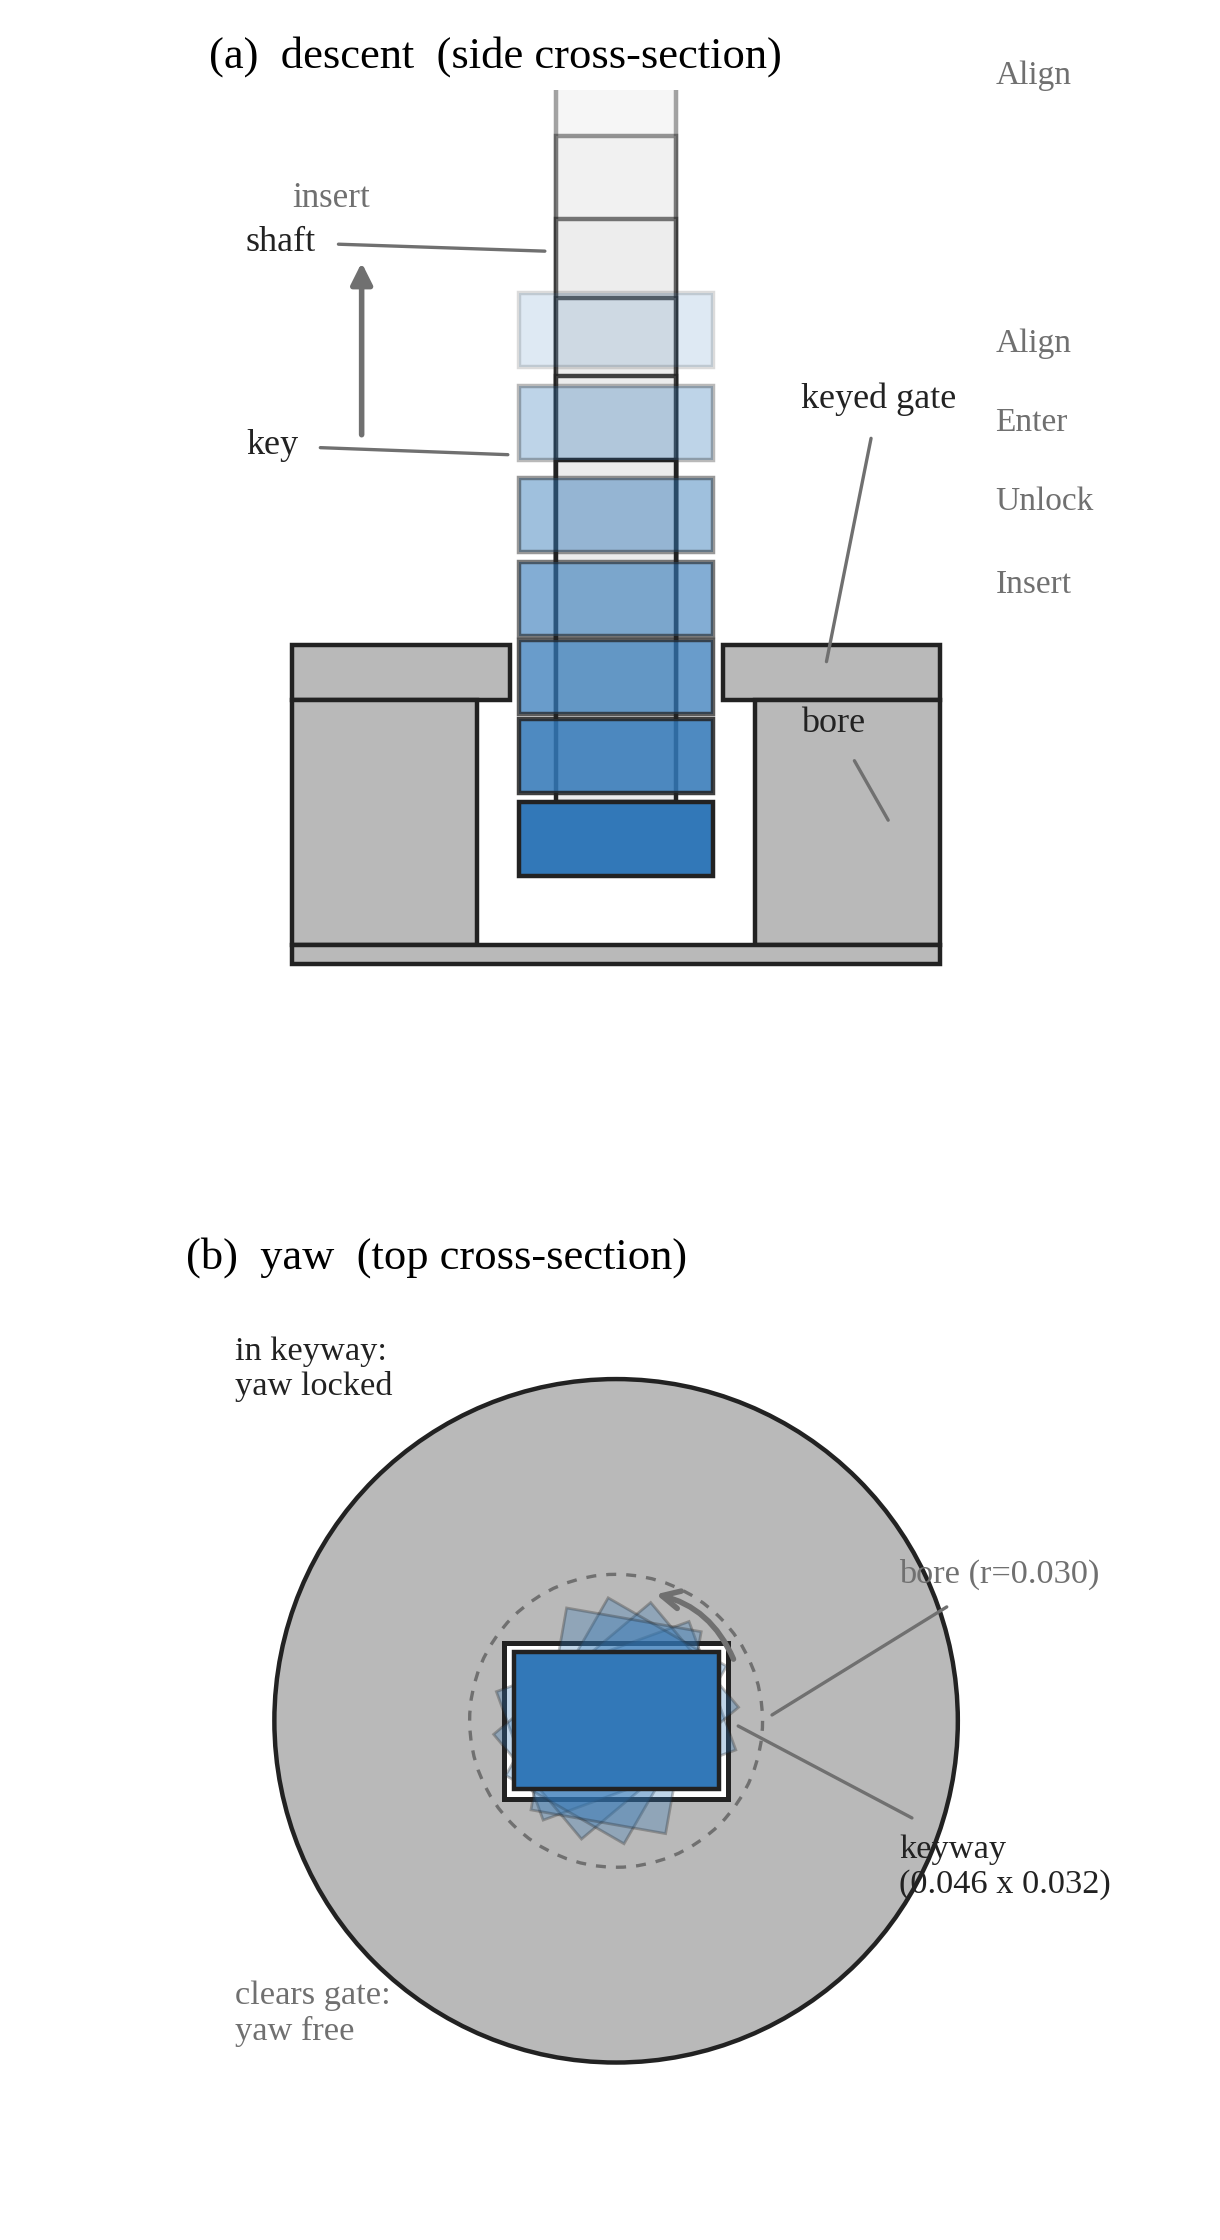

Recreate this plot in Python.
"""Keyed-insertion task schematic -- one figure, side + top orthographic views.

A single figure showing the whole KeyedCircularPhaseSwitch-v1 insertion process
as *multiple overlaid snapshot ghosts* ("multiple trajectories on one image"):

    TOP view    side cross-section (x-z): the peg descends through the keyed
                gate into the circular bore -- the descent/insertion trajectory.
    BOTTOM view top cross-section (x-y): the key (a 0.042 x 0.028 rectangle)
                must be yaw-aligned to thread the rectangular keyway (0.046 x
                0.032); once it clears the gate it rotates freely (full SO(2))
                inside the circular bore (radius 0.030).

This is the geometric origin of the paper's phase-dependent yaw relevance: the
keyway locks yaw (to ~+/-6 deg) while the key threads the gate, and releases it
the moment the key clears -- the "locked -> free" switch.

Geometry is taken verbatim from ``phase_switch_symmetry_env.py`` (metres):

    shaft radius 0.013 (z in [-0.029, +0.045] rel. peg centre)
    key    0.042 x 0.028 (z in [-0.045, -0.029] rel. centre), half-x 0.021, half-y 0.014
    keyway 0.046 x 0.032  (= 2 x (KEY_HALF + 0.002 clearance))
    gate   z in [0.053, 0.065];  bore radius 0.030 (z in [0, 0.053]);  socket outer 0.070
"""

from __future__ import annotations

from pathlib import Path

import matplotlib as mpl
import matplotlib.pyplot as plt
import numpy as np
from matplotlib.patches import Circle, Polygon, Rectangle

from common import GRAY_DARK, GRID, TEXT

HERE = Path(__file__).resolve().parent
OUTPUT = HERE / "fig_keyed_task_schematic"

# --- task geometry (metres), z is the vertical insertion axis -----------------
SHAFT_RADIUS = 0.013
KEY_HALF_X = 0.021
KEY_HALF_Y = 0.014
KEY_Z = (-0.045, -0.029)     # key z-extent relative to peg centre
SHAFT_Z = (-0.029, 0.045)    # shaft z-extent relative to peg centre

GATE_Z = (0.053, 0.065)      # keyed gate plate
BORE_Z = (0.0, 0.053)        # circular bore (floor at z=0)
KEYWAY_HALF_X = 0.023        # KEY_HALF_X + 0.002 clearance
KEYWAY_HALF_Y = 0.016        # KEY_HALF_Y + 0.002 clearance
BORE_RADIUS = 0.030
SOCKET_OUTER = 0.070

# --- palette ------------------------------------------------------------------
SHAFT_FILL = "#ECECEC"
SOCKET_FILL = "#B9B9B9"
KEY_FILL = "#3278B8"          # accent for the key (the load-bearing feature)

# --- descent snapshot ghosts (peg centre height, world z) ---------------------
GHOSTS = (0.170, 0.150, 0.130, 0.112, 0.095, 0.078, 0.060)
PHASES = {                    # zc -> phase label shown on the side view
    0.170: "Align",
    0.112: "Align",
    0.095: "Enter",
    0.078: "Unlock",
    0.060: "Insert",
}
ALPHA_TOP, ALPHA_BOT = 0.16, 1.0


def _ghost_alpha(zc: float) -> float:
    """Fade ghost snapshots top -> bottom so the descent reads as a trajectory."""
    lo, hi = GHOSTS[0], GHOSTS[-1]
    t = (zc - lo) / (hi - lo)
    return ALPHA_TOP + t * (ALPHA_BOT - ALPHA_TOP)


# --------------------------------------------------------------------------
# Side view (x-z): the descent
# --------------------------------------------------------------------------
def draw_socket_side(ax):
    """Cross-section of the socket: two gate blocks (the keyway) above a bore."""
    gh = GATE_Z[1] - GATE_Z[0]
    bh = BORE_Z[1] - BORE_Z[0]
    # keyed gate -- the "two rectangles" flanking the keyway slot (narrower gap)
    ax.add_patch(Rectangle((KEYWAY_HALF_X, GATE_Z[0]), SOCKET_OUTER - KEYWAY_HALF_X, gh,
                           facecolor=SOCKET_FILL, edgecolor=TEXT, linewidth=0.8, zorder=2))
    ax.add_patch(Rectangle((-SOCKET_OUTER, GATE_Z[0]), SOCKET_OUTER - KEYWAY_HALF_X, gh,
                           facecolor=SOCKET_FILL, edgecolor=TEXT, linewidth=0.8, zorder=2))
    # bore walls (wider gap, radius 0.030) -> the gate overhangs the bore
    ax.add_patch(Rectangle((BORE_RADIUS, BORE_Z[0]), SOCKET_OUTER - BORE_RADIUS, bh,
                           facecolor=SOCKET_FILL, edgecolor=TEXT, linewidth=0.8, zorder=2))
    ax.add_patch(Rectangle((-SOCKET_OUTER, BORE_Z[0]), SOCKET_OUTER - BORE_RADIUS, bh,
                           facecolor=SOCKET_FILL, edgecolor=TEXT, linewidth=0.8, zorder=2))
    # floor / table top
    ax.add_patch(Rectangle((-SOCKET_OUTER, -0.004), 2 * SOCKET_OUTER, 0.004,
                           facecolor=SOCKET_FILL, edgecolor=TEXT, linewidth=0.8, zorder=2))
    # keyway guide lines (the load-bearing constraint)
    for x0 in (-KEYWAY_HALF_X, KEYWAY_HALF_X):
        ax.plot([x0, x0], [GATE_Z[0], GATE_Z[1]], color=GRID, lw=0.5, ls=":", zorder=1)


def draw_peg_side(ax, zc, alpha):
    """Cross-section of the keyed peg: rectangular key below the cylindrical shaft."""
    ax.add_patch(Rectangle((-SHAFT_RADIUS, zc + SHAFT_Z[0]), 2 * SHAFT_RADIUS,
                           SHAFT_Z[1] - SHAFT_Z[0], facecolor=SHAFT_FILL, edgecolor=TEXT,
                           linewidth=0.8, alpha=alpha, zorder=3))
    ax.add_patch(Rectangle((-KEY_HALF_X, zc + KEY_Z[0]), 2 * KEY_HALF_X,
                           KEY_Z[1] - KEY_Z[0], facecolor=KEY_FILL, edgecolor=TEXT,
                           linewidth=0.8, alpha=alpha, zorder=4))


def panel_side(ax):
    draw_socket_side(ax)
    for zc in GHOSTS:
        draw_peg_side(ax, zc, _ghost_alpha(zc))
    ax.set_xlim(-0.088, 0.088)
    ax.set_ylim(-0.010, 0.185)
    ax.set_aspect("equal")
    ax.set_xticks([])
    ax.set_yticks([])
    for spine in ax.spines.values():
        spine.set_visible(False)

    # part labels
    ax.annotate("shaft", xy=(-0.013, 0.150), xytext=(-0.080, 0.152),
                fontsize=6.5, color=TEXT, ha="left", va="center",
                arrowprops=dict(arrowstyle="-", color=GRAY_DARK, lw=0.6))
    ax.annotate("key", xy=(-0.021, 0.106), xytext=(-0.080, 0.108),
                fontsize=6.5, color=TEXT, ha="left", va="center",
                arrowprops=dict(arrowstyle="-", color=GRAY_DARK, lw=0.6))
    ax.annotate("keyed gate", xy=(0.045, 0.059), xytext=(0.040, 0.118),
                fontsize=6.5, color=TEXT, ha="left", va="center",
                arrowprops=dict(arrowstyle="-", color=GRAY_DARK, lw=0.6))
    ax.annotate("bore", xy=(0.060, 0.025), xytext=(0.040, 0.048),
                fontsize=6.5, color=TEXT, ha="left", va="center",
                arrowprops=dict(arrowstyle="-", color=GRAY_DARK, lw=0.6))
    # insertion direction
    ax.annotate("", xy=(-0.055, 0.150), xytext=(-0.055, 0.108),
                arrowprops=dict(arrowstyle="-|>", color=GRAY_DARK, lw=1.0))
    ax.text(-0.070, 0.158, "insert", fontsize=6.3, color=GRAY_DARK, ha="left", va="bottom")
    # phase labels along the right margin
    for zc, name in PHASES.items():
        ax.text(0.082, zc + 0.018, name, fontsize=6.0, color=GRAY_DARK, ha="left", va="center")


# --------------------------------------------------------------------------
# Top view (x-y): the yaw constraint / rotation
# --------------------------------------------------------------------------
def key_corners(yaw: float):
    """Four corners of the key (0.042 x 0.028) rotated by ``yaw`` about z."""
    c, s = np.cos(yaw), np.sin(yaw)
    pts = []
    for sx, sy in ((-1, -1), (1, -1), (1, 1), (-1, 1)):
        x, y = sx * KEY_HALF_X, sy * KEY_HALF_Y
        pts.append((c * x - s * y, s * x + c * y))
    return pts


def draw_socket_top(ax):
    """Top view of the socket: outer disc, keyway rectangle, circular bore below."""
    # socket body disc
    ax.add_patch(Circle((0, 0), SOCKET_OUTER, facecolor=SOCKET_FILL, edgecolor=TEXT,
                        linewidth=0.8, zorder=1))
    # keyway rectangular hole (white = empty passage through the gate)
    ax.add_patch(Rectangle((-KEYWAY_HALF_X, -KEYWAY_HALF_Y), 2 * KEYWAY_HALF_X, 2 * KEYWAY_HALF_Y,
                           facecolor="white", edgecolor=TEXT, linewidth=0.9, zorder=2))
    # circular bore below the gate (dashed = hidden edge)
    ax.add_patch(Circle((0, 0), BORE_RADIUS, facecolor="none", edgecolor=GRAY_DARK,
                        linewidth=0.6, ls=(0, (3, 3)), zorder=3))


def panel_top(ax):
    draw_socket_top(ax)

    # (i) threading the keyway: yaw locked -- aligned key sits in the rectangle
    ax.add_patch(Polygon(key_corners(0.0), closed=True, facecolor=KEY_FILL,
                         edgecolor=TEXT, linewidth=0.8, zorder=5))

    # (ii) after clearing the gate: the key rotates freely -- a fan of ghosts
    for yaw in (np.deg2rad(20), np.deg2rad(40), np.deg2rad(60), np.deg2rad(80)):
        ax.add_patch(Polygon(key_corners(yaw), closed=True, facecolor=KEY_FILL,
                             edgecolor=TEXT, linewidth=0.5, alpha=0.30, zorder=4))
    # rotation arrow (curved, inside the bore)
    r = 0.027
    ax.annotate("", xy=(r * np.cos(1.35), r * np.sin(1.35)),
                xytext=(r * np.cos(0.40), r * np.sin(0.40)),
                arrowprops=dict(arrowstyle="->", color=GRAY_DARK, lw=1.0,
                                connectionstyle="arc3,rad=0.30"), zorder=6)

    ax.set_xlim(-0.088, 0.088)
    ax.set_ylim(-0.088, 0.088)
    ax.set_aspect("equal")
    ax.set_xticks([])
    ax.set_yticks([])
    for spine in ax.spines.values():
        spine.set_visible(False)

    # labels
    ax.annotate("keyway\n(0.046 x 0.032)", xy=(0.023, 0.0), xytext=(0.058, -0.030),
                fontsize=6.2, color=TEXT, ha="left", va="center",
                arrowprops=dict(arrowstyle="-", color=GRAY_DARK, lw=0.6))
    ax.annotate("bore (r=0.030)", xy=(0.030, 0.0), xytext=(0.058, 0.030),
                fontsize=6.2, color=GRAY_DARK, ha="left", va="center",
                arrowprops=dict(arrowstyle="-", color=GRAY_DARK, lw=0.6))
    ax.text(-0.078, 0.072, "in keyway:\nyaw locked", fontsize=6.2, color=TEXT,
            ha="left", va="center")
    ax.text(-0.078, -0.060, "clears gate:\nyaw free", fontsize=6.2, color=GRAY_DARK,
            ha="left", va="center")


def main() -> None:
    mpl.rcParams.update(
        {
            "font.family": "serif",
            "font.serif": ["Times New Roman", "Times", "Liberation Serif"],
            "mathtext.fontset": "stix",
            "font.size": 8.0,
            "axes.linewidth": 0.5,
            "svg.fonttype": "none",
            "pdf.fonttype": 42,
        }
    )

    fig = plt.figure(figsize=(3.05, 5.6))
    gs = fig.add_gridspec(2, 1, left=0.04, right=0.97, top=0.96, bottom=0.04,
                          height_ratios=(1.05, 1.0), hspace=0.34)
    ax_side = fig.add_subplot(gs[0])
    ax_top = fig.add_subplot(gs[1])

    panel_side(ax_side)
    panel_top(ax_top)
    ax_side.set_title("(a)  descent  (side cross-section)", loc="left", fontsize=8.0, pad=4)
    ax_top.set_title("(b)  yaw  (top cross-section)", loc="left", fontsize=8.0, pad=4)

    OUTPUT.parent.mkdir(parents=True, exist_ok=True)
    fig.savefig(OUTPUT.with_suffix(".png"), dpi=400, facecolor="white")
    fig.savefig(OUTPUT.with_suffix(".pdf"), facecolor="white")
    fig.savefig(OUTPUT.with_suffix(".svg"), facecolor="white")
    plt.close(fig)
    print(f"saved {OUTPUT}.{{png,pdf,svg}}")


if __name__ == "__main__":
    main()
